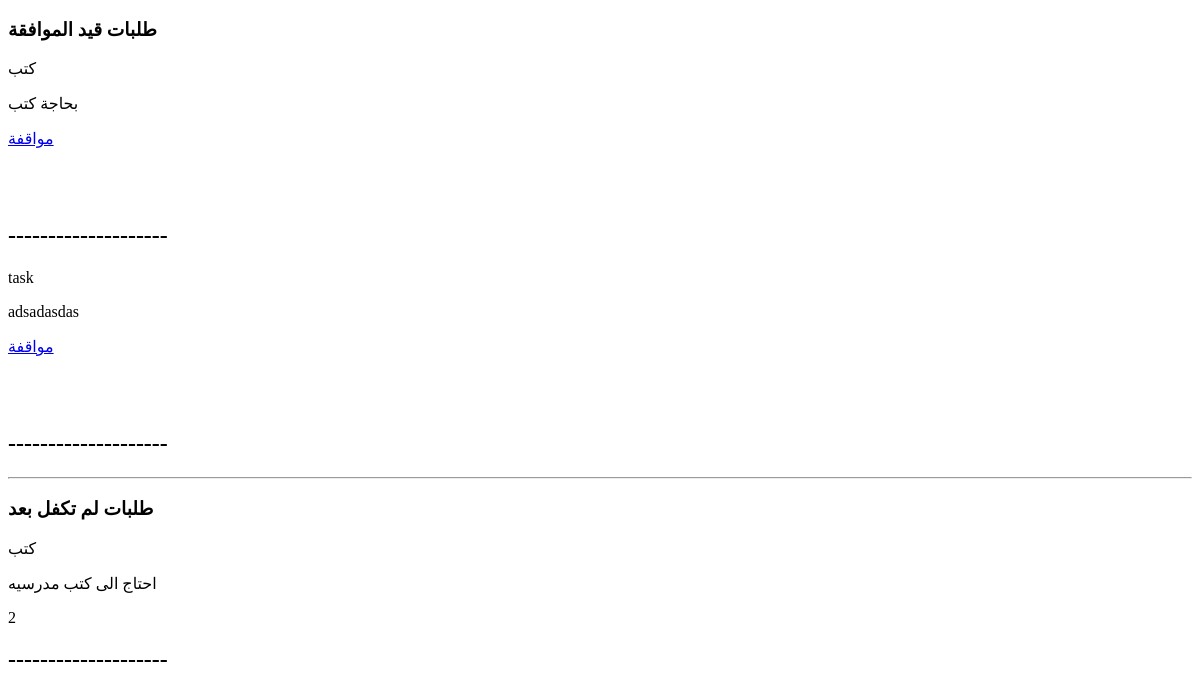
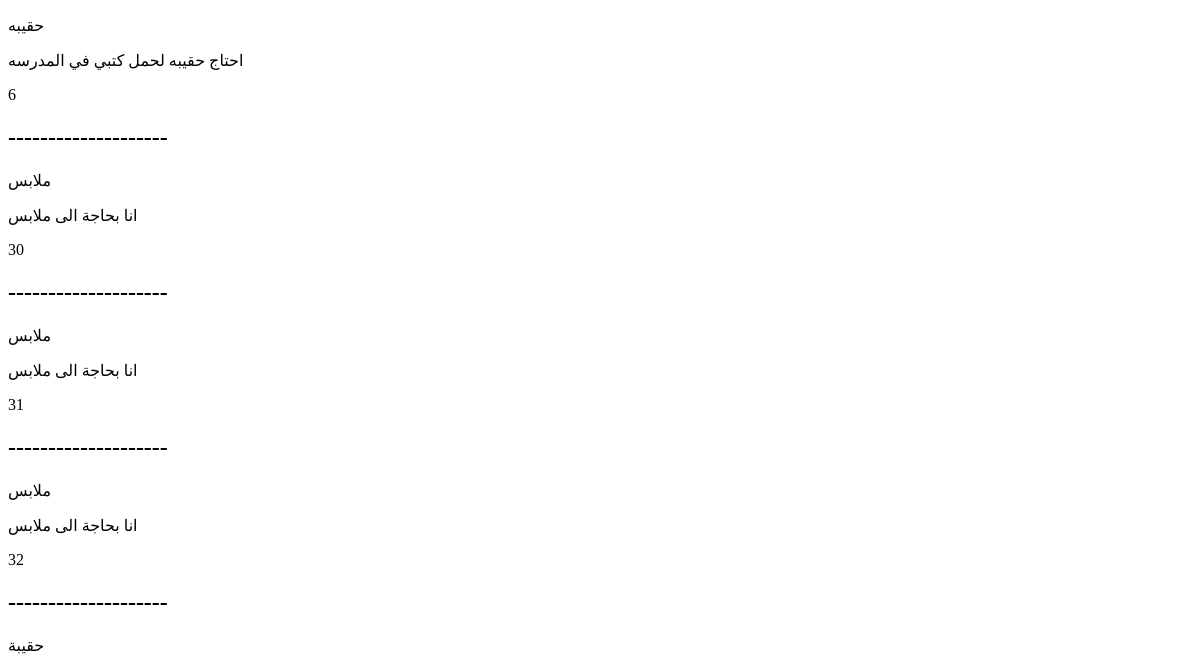
The page /students/view_rq/ (signed in, upper part) on the database as committed earlier (2 pictures, top to bottom).
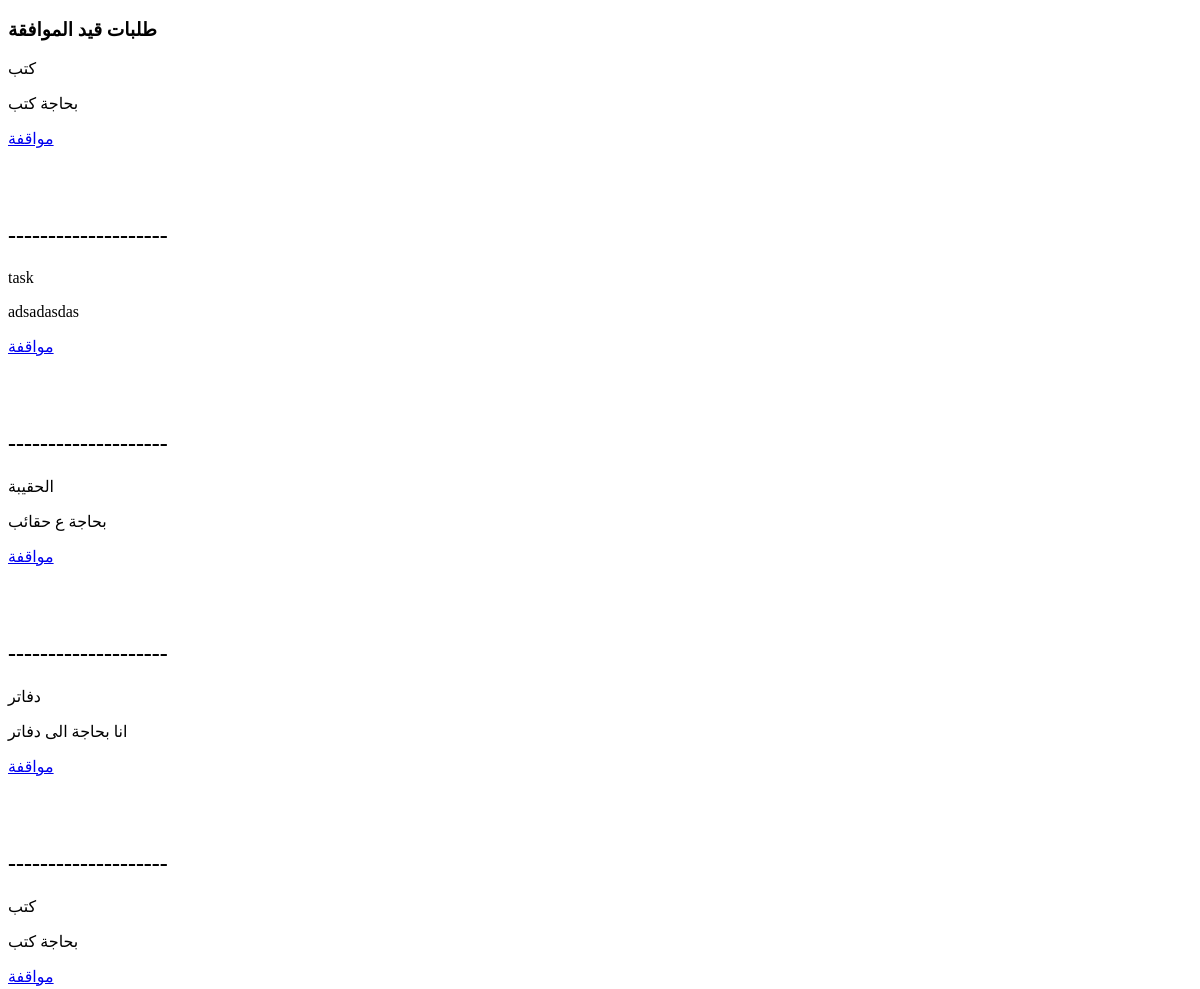
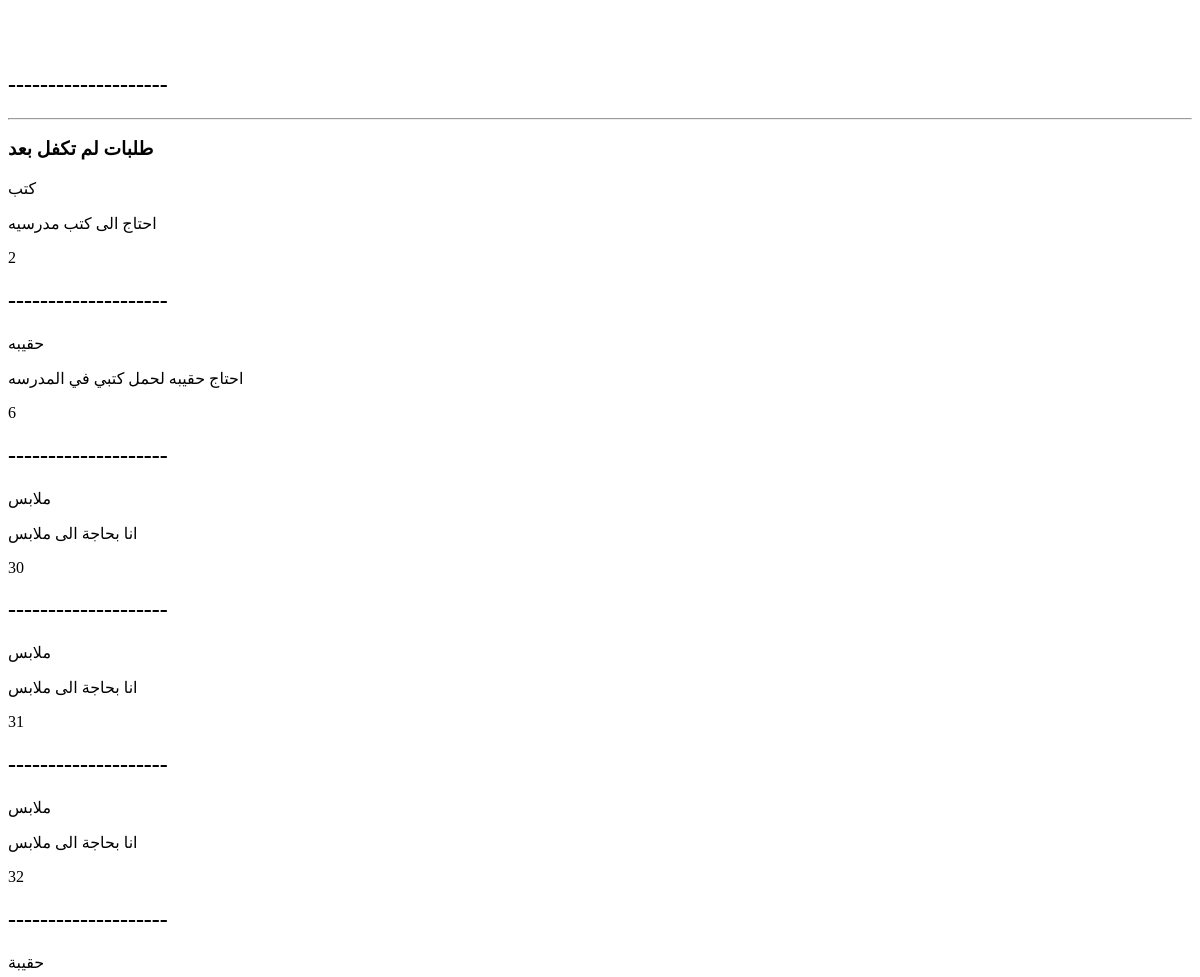
The same page on the database as committed later (2 pictures, top to bottom).
### Students/models.py (models this page shows, shortened)
class Req_st(models.Model):
    title=models.CharField(max_length=200)
    info=models.TextField(max_length=1900)
    sender=models.CharField(max_length=200)
    date_up=models.DateField(auto_now_add=True)
    sponser=models.CharField(max_length=200,blank=True)
    approved=models.BooleanField(default=False)
    req_spon=models.CharField(max_length=250,blank=True)
    disable=models.BooleanField(default=False)

### Students/views.py (the view)
# urls.py: path('view_rq/',views.view_req,name='view_rq'),
@requires_csrf_token
def view_req(request):
    if auth(request) == 3:  # student
        waited=''
        approved=''
        waited=Req_st.objects.filter(approved=False,sender=request.user)
        approved=Req_st.objects.filter(approved=True,sender=request.user)
        return render(request,'view_rq.html',{'approved':approved,'waited':waited , 'auth':auth(request)})
    elif auth(request) == 1:  # admin
        waited=Req_st.objects.filter(approved=False)
        approved=Req_st.objects.filter(approved=True)
        return render(request,'view_rq.html',{'approved':approved,'waited':waited ,'auth':auth(request)})
    elif auth(request) == 2:  # sponsor
        return redirect('home')
    else:
        return redirect('home')

### accounts/views.py (called while the page is built, shortened)
def auth(request):
    sponsor_approved = Sponsor.objects.filter(username=request.user)
    student_approved = Students.objects.filter(username=request.user)
    x = 0
    if request.user.is_authenticated and not sponsor_approved and not student_approved:
        x = 1  # admin
    else:
        x = 4  # user
    return x

### Students/templates/view_rq.html (shortened to what this page needs)
<!DOCTYPE html>
<html lang="en">
<head>
</head>
<body>
  {% block body %}
  <div title="Student">
    <h3>
      طلبات قيد الموافقة
    </h3>
    <div class='card-group'>
      {% for i in waited %}
      <div class="card bg-light text-dark" >
        <div class="card-header">
          {{i.title}}
        </div>
    <div class="card-body">
      <p class="card-text">{{i.info}}</p>
      {% if auth == 1 %}
      <a href="{{i.id  | safe}}" class="card-link">مواقفة</a>
      <br>
      {% endif %}
      <br>
<br>
      <br>
    </div>
  </div>
  <h2> -------------------- </h2>
  {% endfor %}
</div>
<hr>
<div title="Student">
  <h3>طلبات لم تكفل بعد
  </h3>
  <div class='card-group'>
    {% for i in approved %}
    <div class="card bg-light text-dark" >
      <div class="card-header">
        {{i.title}}
      </div>
  <div class="card-body">
    <p class="card-text">{{i.info}}</p>
{{i.id}}
</div>
<h2> -------------------- </h2>
{% endfor %}
</div>
{% endblock %}
</body>
</html>

Rows that differ between the two databases and show on the page:
added Req_st: title "الحقيبة", info "بحاجة ع حقائب", shown under "طلبات قيد الموافقة"
added Req_st: title "دفاتر", info "انا بحاجة الى دفاتر", shown under "طلبات قيد الموافقة"
added Req_st: title "كتب", info "بحاجة كتب", shown under "طلبات قيد الموافقة"
